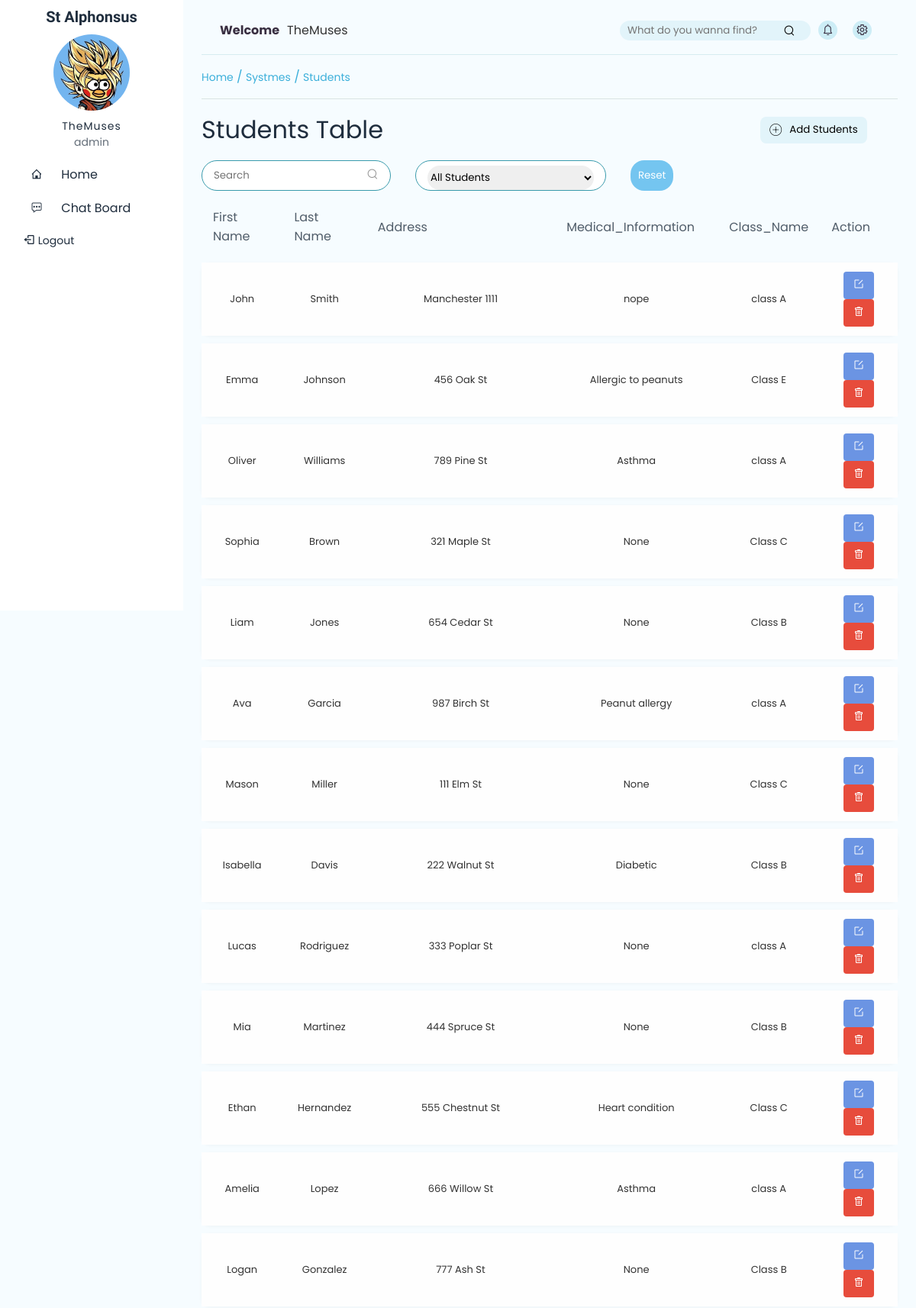
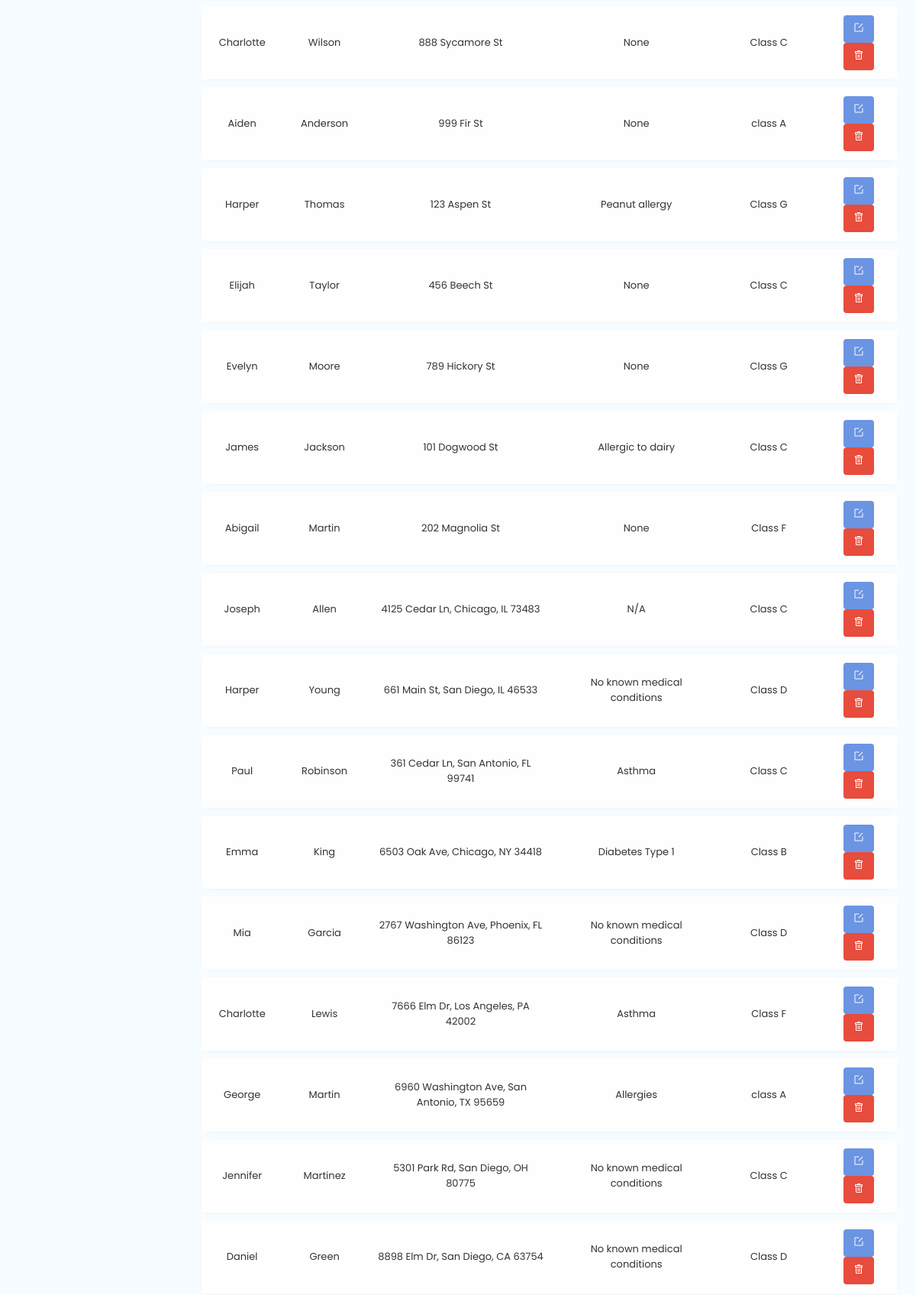
Page /user/students.php (signed in, upper part) on the committed database (2 pictures, top to bottom).
### tables this page shows
CREATE TABLE `students` (
  `student_id` int(11) NOT NULL COMMENT 'students''ID',
  `Last_Name` varchar(20) NOT NULL COMMENT 'students'' name',
  `First_Name` varchar(20) NOT NULL,
  `address` varchar(500) NOT NULL COMMENT 'students''address',
  `medical_information` varchar(500) DEFAULT NULL COMMENT 'students''medical information',
  `class_id` int(11) DEFAULT NULL
);

CREATE TABLE `classes` (
  `class_id` int(11) NOT NULL,
  `class_name` varchar(30) NOT NULL,
  `capacity` int(30) NOT NULL,
  `teacher_id` int(11) NOT NULL,
  `Grade` enum('Reception Year','Year One','Year Two','Year Three','Year Four','Year Five','Year Six') NOT NULL
);

### user/common/table.php (the view, shortened to what this page needs)
<?php
function exist($str){
  return isset($str) ? $str : "";
}
require "./common/header.php";
?>
<div class="titles">
    <a href="index.php">Home</a> /
    <a href="#">Systmes</a> /
    <span> <?php echo $title; ?></span>
</div>
<?php
if(($_SESSION['role']==='teacher' && $table_name==='students') ||
   ($_SESSION['role']==='parent' && $table_name==='students') ||
   ($_SESSION['role']==='student' && $table_name==='parents')
){
?>
<div class="students-container">
    <?php
    foreach($rows as $row){
        if(isset($row['kid number']) && $row['kid_number'] <2){
        ?>
        <button id="insert" class="insert-new-kid">
            <i class="iconfont icon-add"></i>
            Bind New Kid
        </button>
        <?php
        }
        ?>
        <div class="student-card" data-id="<?php echo $row[$tableID] ?>" data-tableName="<?php echo $table_name ?>" data-tableID="<?php echo $tableID ?>">
            <div class="top">
                <div class="left">
                    <img src="<?= $_SESSION['role']==='student' ? "../public/img/parent.jpeg" : '../public/img/student.jpg' ?>" alt="profile photo">
                </div>
                <div class="right">
                    <?php
                    foreach($table as $k=>$v){
                    ?>
                    <div class="items">
                        <div class="label"><?php echo $v ?></div>
                        <span><?php
                        if(!empty($row[$k])){
                            if($row[$k]==='Male'){
                                echo "<i class='iconfont icon-male'></i>";
                            }elseif($row[$k]==='Female'){
                                echo "<i class='iconfont icon-female'></i>";
                            }else{
                                echo $row[$k];
                            }
                        }else{
                            echo "None";
                        }
                        ?></span>
                    </div>
                    <?php
                    }
                    ?>
                </div>
            </div>
            <?php if(($_SESSION['role']==='teacher' && $table_name==='students') ||
                     ($_SESSION['role']==='parent' && $table_name==='students') ||
                     ($_SESSION['role']==='student' && $table_name==='parents')
            ){ ?>
            <div class="bottom">
                <?php
                $card_title=$role_card=$guardiant="";
                if($_SESSION['role']==='teacher'){
                    $card_title="Parent Contact Information";
                    $role_card="parent-card";
                    $guardiant='parents';
                }elseif($_SESSION['role']==='parent'){
                    $card_title="Teacher Contact Information";
                    $role_card="teacher-card";
                    $guardiant='teachers';
                }
                ?>
                <p><?= $card_title ?></p>
                <div class="parent-shell">
                    <?php
                    if (!empty($row['parents'])) {
                        foreach($row['parents'] as $parent) {
                            ?>
                            <div class="<?= $role_card ?>">
                                <?php
                                foreach($fields2 as $k=>$v){
                                    ?>
                                    <div class="item">
                                        <div class="parent-label"><?php echo $v ?></div>
                                        <span><?= !empty($parent[$k]) ? $parent[$k] : 'None' ?></span>
                                    </div>
                                    <?php
                                }
                                ?>
                            </div>
                            <?php
                        }
                    } elseif(isset($row['teacher_name'])){
                        foreach($fields2 as $k=>$v){
                            ?>
                            <div class="<?= $role_card ?>">
                                <div class="item">
                                    <div class="parent-label"><?php echo $v ?></div>
                                    <span><?= !empty($row[$k]) ? $row[$k] : 'None' ?></span>
                                </div>
                            </div>
                            <?php
                        }
                    }elseif($_SESSION['role']==='student' && $table_name==='parents'){
                        foreach($fields2 as $k=>$v){
                            ?>
                            <div class="teacher-card">
                                <div class="item">
                                    <div class="parent-label"><?php echo $v ?></div>
                                    <span><?= !empty($row[$k]) ? $row[$k] : 'None' ?></span>
                                </div>
                            </div>
                            <?php
                        }
                    } else {
                        echo "<div class='parent-card none'>This student doesn\'t bind any $guardiant</div>";
                    }
                    ?>
                </div>
            </div>
            <?php } ?>
        </div>
    <?php
    }
    ?>
</div>
<?php
  }
  else{
    ?>
    <div class="table">
      <div class="head">
        <div class="table-title">
            <?php echo $title ." Table"; ?>
        </div>
        <div class="add-new <?php if($_SESSION['role']!='admin' || $table_name==='borrowed_book') echo 'no' ?>">
          <button id="insert">
            <i class="iconfont icon-add "></i>
            Add <?php echo $title; ?>
          </button>
        </div>
      </div>
        <?php
        if($_SESSION['role']==='admin'){
        ?>
        <form action="<?= $table_name!=='borrowed_book' ? $table_name.'.php' : 'library.php' ?>" method="GET" class="search-form">
          <div class="search-box ">
            <input type="text" name="search" placeholder="Search" class="search-input" value="<?= htmlspecialchars($_GET['search'] ?? "") ?>">
            <button type="submit" class="search-btn" id="searchBtn"><i class="iconfont icon-search"></i></button>
          </div>
          <div class="catalogue">
            <select name="catalogue" id="catalogue">
            <option value="none" selected>All <?= $title ?></option>
            </select>
          </div>
          <button class="reset" type="button">Reset</button>
        </form>
        <?php
      } ?>
      <table class="<?= ($table_name==='salaries' && $_SESSION['role']==='admin') ? "salary" : ""  ?>">
          <thead>
              <tr>
              <?php
              if($table_name==='library'){
                $tableShow=$table2;
              }else{
                $tableShow=$table;
              }
                  foreach($tableShow as $k=>$v){
              ?>
                  <th>
                      <?php echo exist($v);  ?>
                  </th>
              <?php
              }
              ?>
              </tr>
          </thead>
          <tbody>
            <?php
            if(!empty($rows)){
            foreach ($rows as $row){
              ?>
              <tr class="rows <?= ($table_name==='salaries' && $_SESSION['role']==='admin') ? $extraClass : "" ?>
                  <?= $table_name==='salaries' && !$teacherFirstRow && $_SESSION['role']==='admin' ? "son" : "" ?>"
                  data-id="<?php echo $row[$tableID] ?>"
                  data-tableName="<?php echo $table_name  ?>"
                  data-tableID="<?php echo $tableID  ?>">
                <?php foreach ($fields as $field){
                  ?>
                  <td><?php
                  if ($field === 'backgroundCheck'|| $field==='if_paid') {
                        echo $row[$field] ? '<i class="iconfont icon-dui"></i>' : '<i class="iconfont icon-cuowutishitianchong"></i>';
                      }elseif($field=='cover'){
                        $defaultCover="../public/img/no-cover.png";
                      ?>
                        <img src="<?= isset($row[$field]) ? $row[$field] : $defaultCover ?>" alt="Book cover">
                        <?php
                      }elseif($field=='book_infor' || $field=='borrow_infor'){
                        echo $row[$field];
                      }
                      elseif(!empty($row[$field])) {
                        echo htmlspecialchars($row[$field]);
                      }
                      else{
                        echo "N/A";
                      }
                      ?></td>
                <?php
              };
                if($_SESSION["role"]==="admin"){
                    $ID=$row[$tableID];
                ?>
                   <td>
                      <button class='btnEdit' data-id="<?= $ID ?>">
                          <i class='iconfont icon-editor'></i>
                      </button>
                      <button class='btnDelete'>
                          <i class='iconfont icon-delete'></i>
                      </button>
                    </td>
                  <?php
                }else{
                  echo '<td>
                  <button class="btnEdit no">
                          <i class="iconfont icon-editor"></i>
                      </button>
                  <button class="fake no"><i class="iconfont icon-delete"></i></button></td>';
                }
                ?>
              </tr>
            <?php }
            }
            ?>
          </tbody>
      </table>
  <?php
  }
  ?>

### public/css/table.form.css (style rules this page uses)
.titles { padding: 1rem 0; border-bottom: 1px solid #d9e4e2; width: 100%; color: #3BAFDA; }
.titles a,.titles>span { font-size: 14px; color: #3BAFDA; }
.titles a { text-decoration: none; }
select,.form-item .input { height: 2rem; border-radius: 20px; border: 1px #61757a5f solid; margin-top: 5px; }
.table .head { width: 100%; margin: 1rem 0; padding-right: 40px; display: flex; justify-content: space-between; align-items: center; }
.table .head .add-new>button { width: 140px; height: 35px; border-radius: 8px; border: none; background-color: rgb(226, 244, 250); }
#insert { display: flex; align-items: center; justify-content: center; }
#insert>i { margin-right: 10px; }
.table-title { font-size: 2rem; color: #1F2D3D; }
.table { width: 100%; display: flex; flex-direction: column; justify-self: center; align-items: center; }
.table table { width: 100%; border-collapse: separate; border-spacing: 0 10px; }
.table thead th { color: #1f2d3dc5; font-weight: normal; padding: 12px 15px; text-align: left; }
.table tbody td { padding: 12px 15px; text-align: center; font-size: 13px; font-weight: 400; }
tbody tr { background-color: #fefefe; box-shadow: 0 1px 4px rgba(0, 0, 0, 0.04); border-radius: 12px; margin: 5px; }
.table .btnDelete,.table .btnEdit { background-color: #E74C3C; color: #fff; border: none; padding: 8px 12px; border-radius: 4px; cursor: pointer; }
.table .btnEdit { background-color: rgb(107, 148, 227); }
.search-form { display: flex; width: 100%; }
.search-box,.catalogue { height: 2.5rem; background-color: #fff; border-radius: 20px; padding: 0 15px; display: flex; align-items: center; margin-right: 2rem; border: rgb(56, 154, 172) .5px solid; }
.search-box>input { border: 0; outline: none; width: 200px; }
.search-box>button,.reset { background-color: transparent; border: 0; cursor: pointer; transition: .3s ease-out; color: #999; }
.reset { background-color: rgb(116, 197, 240); padding: 3px 10px; color: #ffffff; border-radius: 18px; }
.catalogue { width: 250px; }
#catalogue { width: 100%; border: 0; outline: 0; }

### public/css/header&footer.css (style rules this page uses)
* { padding: 0; margin: 0; box-sizing: border-box; font-family: Poppins; }
body { background-color: rgb(246, 252, 255); overflow-x: hidden; }

### rows in the picture
students: First_Name "John", Last_Name "Smith", address "Manchester 1111", medical_information "nope", class.class_name "class A"
students: First_Name "Emma", Last_Name "Johnson", address "456 Oak St", medical_information "Allergic to peanuts", class.class_name "Class E"
students: First_Name "Oliver", Last_Name "Williams", address "789 Pine St", medical_information "Asthma", class.class_name "class A"
students: First_Name "Sophia", Last_Name "Brown", address "321 Maple St", medical_information "None", class.class_name "Class C"
students: First_Name "Liam", Last_Name "Jones", address "654 Cedar St", medical_information "None", class.class_name "Class B"
students: First_Name "Ava", Last_Name "Garcia", address "987 Birch St", medical_information "Peanut allergy", class.class_name "class A"
students: First_Name "Mason", Last_Name "Miller", address "111 Elm St", medical_information "None", class.class_name "Class C"
students: First_Name "Isabella", Last_Name "Davis", address "222 Walnut St", medical_information "Diabetic", class.class_name "Class B"
students: First_Name "Lucas", Last_Name "Rodriguez", address "333 Poplar St", medical_information "None", class.class_name "class A"
students: First_Name "Mia", Last_Name "Martinez", address "444 Spruce St", medical_information "None", class.class_name "Class B"
students: First_Name "Ethan", Last_Name "Hernandez", address "555 Chestnut St", medical_information "Heart condition", class.class_name "Class C"
students: First_Name "Amelia", Last_Name "Lopez", address "666 Willow St", medical_information "Asthma", class.class_name "class A"
students: First_Name "Logan", Last_Name "Gonzalez", address "777 Ash St", medical_information "None", class.class_name "Class B"
students: First_Name "Charlotte", Last_Name "Wilson", address "888 Sycamore St", medical_information "None", class.class_name "Class C"
students: First_Name "Aiden", Last_Name "Anderson", address "999 Fir St", medical_information "None", class.class_name "class A"
students: First_Name "Harper", Last_Name "Thomas", address "123 Aspen St", medical_information "Peanut allergy", class.class_name "Class G"
students: First_Name "Elijah", Last_Name "Taylor", address "456 Beech St", medical_information "None", class.class_name "Class C"
students: First_Name "Evelyn", Last_Name "Moore", address "789 Hickory St", medical_information "None", class.class_name "Class G"
students: First_Name "James", Last_Name "Jackson", address "101 Dogwood St", medical_information "Allergic to dairy", class.class_name "Class C"
students: First_Name "Abigail", Last_Name "Martin", address "202 Magnolia St", medical_information "None", class.class_name "Class F"
students: First_Name "Joseph", Last_Name "Allen", address "4125 Cedar Ln, Chicago, IL 73483", class.class_name "Class C"
students: First_Name "Harper", Last_Name "Young", address "661 Main St, San Diego, IL 46533", medical_information "No known medical conditions", class.class_name "Class D"
students: First_Name "Paul", Last_Name "Robinson", address "361 Cedar Ln, San Antonio, FL 99741", medical_information "Asthma", class.class_name "Class C"
students: First_Name "Emma", Last_Name "King", address "6503 Oak Ave, Chicago, NY 34418", medical_information "Diabetes Type 1", class.class_name "Class B"
students: First_Name "Mia", Last_Name "Garcia", address "2767 Washington Ave, Phoenix, FL 86123", medical_information "No known medical conditions", class.class_name "Class D"
students: First_Name "Charlotte", Last_Name "Lewis", address "7666 Elm Dr, Los Angeles, PA 42002", medical_information "Asthma", class.class_name "Class F"
students: First_Name "George", Last_Name "Martin", address "6960 Washington Ave, San Antonio, TX 95659", medical_information "Allergies", class.class_name "class A"
students: First_Name "Jennifer", Last_Name "Martinez", address "5301 Park Rd, San Diego, OH 80775", medical_information "No known medical conditions", class.class_name "Class C"
students: First_Name "Daniel", Last_Name "Green", address "8898 Elm Dr, San Diego, CA 63754", medical_information "No known medical conditions", class.class_name "Class D"

### other values in the picture
$_SESSION['username'] "TheMuses"
$_SESSION['role'] "admin"
$title "Students"
exist($v) "First Name"
exist($v) "Last Name"
exist($v) "Address"
exist($v) "Medical_Information"
exist($v) "Class_Name"
exist($v) "Action"
